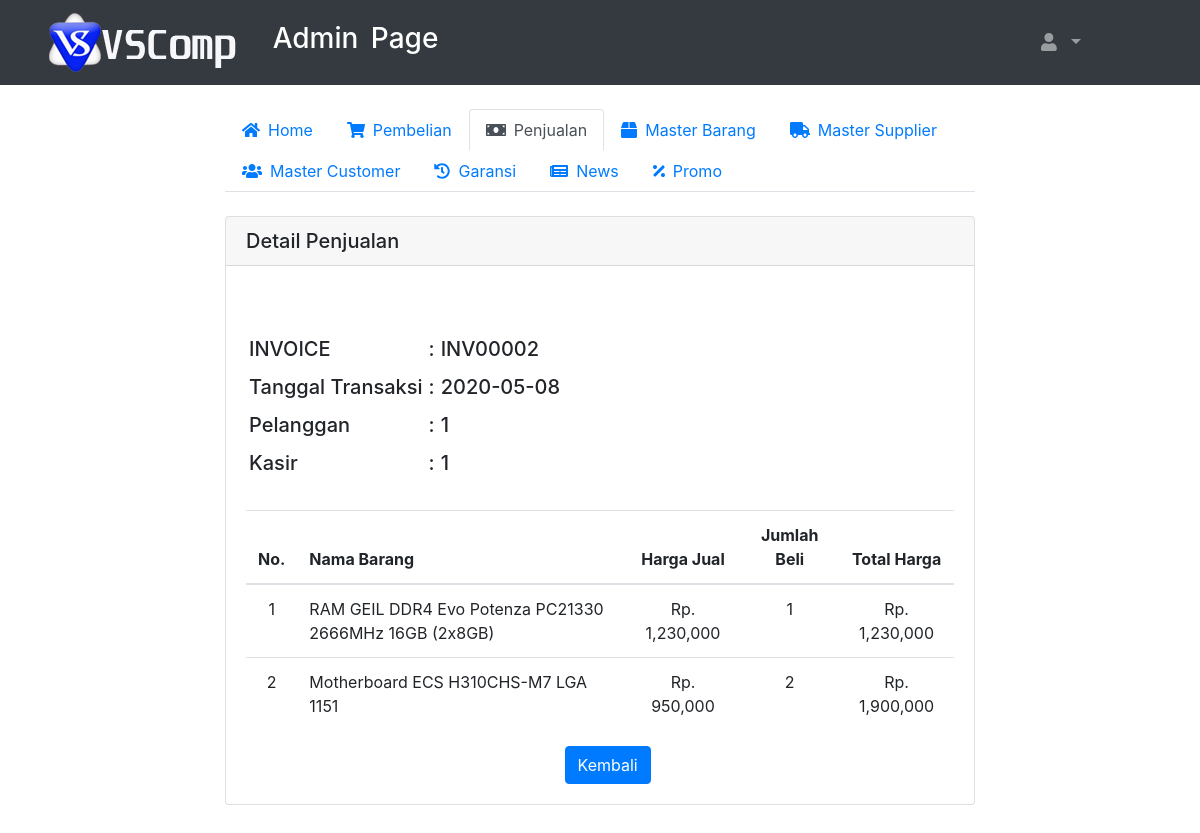
Screenshot of /admin/detail.php?id=INV00002 with the database file from the repository.
### tables this page shows
CREATE TABLE `penjualan` (
  `ID_PENJUALAN` int(11) NOT NULL,
  `INV_PENJUALAN` varchar(100) DEFAULT NULL,
  `ID_BARANG` varchar(100) DEFAULT NULL,
  `ID_PELANGGAN` varchar(100) DEFAULT NULL,
  `ID_LOGIN` int(11) DEFAULT NULL,
  `TANGGAL_TRANSAKSI` date DEFAULT NULL,
  `JUMLAH_BELI` int(11) DEFAULT NULL,
  `HARGA_AWAL` double DEFAULT NULL,
  `HARGA_JUAL` double DEFAULT NULL,
  `TOTAL_HARGA` double DEFAULT NULL
);

CREATE TABLE `master_barang` (
  `ID_BARANG` varchar(100) NOT NULL,
  `NAMA_BARANG` varchar(100) DEFAULT NULL,
  `STOK` int(11) DEFAULT NULL,
  `SATUAN` varchar(10) DEFAULT NULL,
  `HARGA_JUAL` double DEFAULT NULL,
  `STATUS` varchar(10) DEFAULT NULL
);

### function/function.php (called while the page is built, shortened)
<?php
 $conn= mysqli_connect ("localhost","root","","coba_penjualan");
function tampil_data($query){
  global $conn;
  $hasil = mysqli_query ($conn,$query);
  $array = [];
  while($data = mysqli_fetch_assoc($hasil)){
    $array[] = $data;
  }
  return $array;
}
?>

### admin/detail.php (the view, shortened to what this page needs)
<?php include'header.php';
      include'../function/function.php';
?>
<div class="container-fluid custom-container">
  <div class="nav-menu">
  <ul class="nav nav-tabs" id="myTab" role="tablist">
    <li class="nav-item">
      <a class="nav-link" id="home-tab"  href="dasboard.php" role="tab" aria-controls="home" aria-selected="true"><i class="fas fa-home mr-2"></i>Home</a>
    </li>
    <li class="nav-item">
      <a class="nav-link" id="contact-tab"  href="pembelian.php" role="tab" aria-controls="pembelian" aria-selected="false"><i class="fas fa-shopping-cart mr-2"></i>Pembelian</a>
    </li>
    <li class="nav-item">
      <a class="nav-link active" id="contact-tab"  href="penjualan.php" role="tab" aria-controls="penjualan" aria-selected="false"><i class="fas fa-money-bill mr-2"></i>Penjualan</a>
    </li>
    <li class="nav-item">
      <a class="nav-link" id="barang-tab"  href="master-barang.php" role="tab" aria-controls="master barang" aria-selected="false"><i class="fas fa-box mr-2"></i>Master Barang</a>
    </li>
    <li class="nav-item">
      <a class="nav-link" id="profile-tab"  href="master-supplier.php" role="tab" aria-controls="master supplier" aria-selected="false"><i class="fas fa-truck mr-2"></i>Master Supplier</a>
    </li>
    <li class="nav-item">
      <a class="nav-link" id="profile-tab"  href="master-customer.php" role="tab" aria-controls="master customer" aria-selected="false"><i class="fas fa-users mr-2"></i>Master Customer</a>
    </li>
    <li class="nav-item">
      <a class="nav-link" id="profile-tab"  href="garansi.php" role="tab" aria-controls="garansi" aria-selected="false"><i class="fas fa-history mr-2"></i>Garansi</a>
    </li>
    <li class="nav-item">
      <a class="nav-link" id="profile-tab"  href="news.php" role="tab" aria-controls="news" aria-selected="false"><i class="fas fa-newspaper mr-2"></i>News</a>
    </li>
    <li class="nav-item">
      <a class="nav-link" id="profile-tab"  href="promo.php" role="tab" aria-controls="promo" aria-selected="false"><i class="fas fa-percentage mr-2"></i>Promo</a>
    </li>
  </ul>
  <div class="tab-content" id="myTabContent">
    <div class="tab-pane fade show active" id="penjualan" role="tabpanel" aria-labelledby="contact-tab">
    <br>
    <div class="card">
      <h5 class="card-header">Detail Penjualan</h5>
    <div class="card-body">
      <br><br>
      <?php $invoice = $_GET["id"]; ?>
      <?php $data_pj = tampil_data("SELECT * FROM penjualan INNER JOIN master_barang ON penjualan.ID_BARANG=master_barang.ID_BARANG WHERE INV_PENJUALAN = '$invoice'")  ?>
      <?php foreach ($data_pj as $inv) :?>
      <?php endforeach; ?>
      <table cellpadding="3">
        <tr>
          <td><h5>INVOICE</h5></td>
          <td><h5>:</h5></td>
          <td><h5><?=$inv["INV_PENJUALAN"]; ?></h5></td>
        </tr>
        <tr>
          <td><h5>Tanggal Transaksi</h5></td>
          <td><h5>:</h5></td>
          <td><h5><?=$inv["TANGGAL_TRANSAKSI"]; ?></h5></td>
        </tr>
        <tr>
          <td><h5>Pelanggan</h5></td>
          <td><h5>:</h5></td>
          <td><h5><?=$inv["ID_PELANGGAN"]; ?></h5></td>
        </tr>
        <tr>
          <td><h5>Kasir</h5></td>
          <td><h5>:</h5></td>
          <td><h5><?=$inv["ID_LOGIN"]; ?></h5></td>
        </tr>
      </table>
      <br>
      <table class="table ">
        <thead>
          <tr>
            <th scope="col" width="" class="text-center">No.</th>
            <th scope="col" width="">Nama Barang</th>
            <th scope="col" width="" class="text-center">Harga Jual</th>
            <th scope="col" width="" class="text-center">Jumlah Beli</th>
            <th scope="col" width="" class="text-center">Total Harga</th>
          </tr>
        </thead>
        <tbody>
          <?php $invoice = $_GET["id"]; $no=1; ?>
          <?php $data_pj = tampil_data("SELECT * FROM penjualan INNER JOIN master_barang ON penjualan.ID_BARANG=master_barang.ID_BARANG WHERE INV_PENJUALAN = '$invoice'")  ?>
          <?php foreach ($data_pj as $inv) :?>
          <tr>
            <td align="center"><?=$no; ?></td>
            <td><?=$inv["NAMA_BARANG"]; ?></td>
            <td align="center">Rp. <?=number_format($inv["HARGA_JUAL"]); ?></td>
            <td align="center"><?=$inv["JUMLAH_BELI"]; ?></td>
            <td align="center">Rp. <?=number_format($inv["TOTAL_HARGA"]); ?></td>
          </tr>
        <?php $no++; endforeach; ?>
        </tbody>
      </table>
      <a href="history-penjualan.php"><button class="btn btn-primary" type="submit" name="kembali" value="" style="margin-left:45%;">Kembali</button></a>
    </div>
  </div>
  </div>
  </div>
</div>
</div>
<br><br><br><br><br>
</body>
</html>

### css/dasboard.css (style rules this page uses)
.custom-container { width: 65%; }

### rows the page displays
penjualan: INV_PENJUALAN "INV00002", TANGGAL_TRANSAKSI "2020-05-08", ID_PELANGGAN "1", ID_LOGIN "1", ID_BARANG.NAMA_BARANG "Motherboard ECS H310CHS-M7 LGA 1151", ID_BARANG.HARGA_JUAL "950,000", JUMLAH_BELI "2", TOTAL_HARGA "1,900,000"
penjualan: ID_BARANG.NAMA_BARANG "RAM GEIL DDR4 Evo Potenza PC21330 2666MHz 16GB (2x8GB)", ID_BARANG.HARGA_JUAL "1,230,000", JUMLAH_BELI "1", TOTAL_HARGA "1,230,000"
